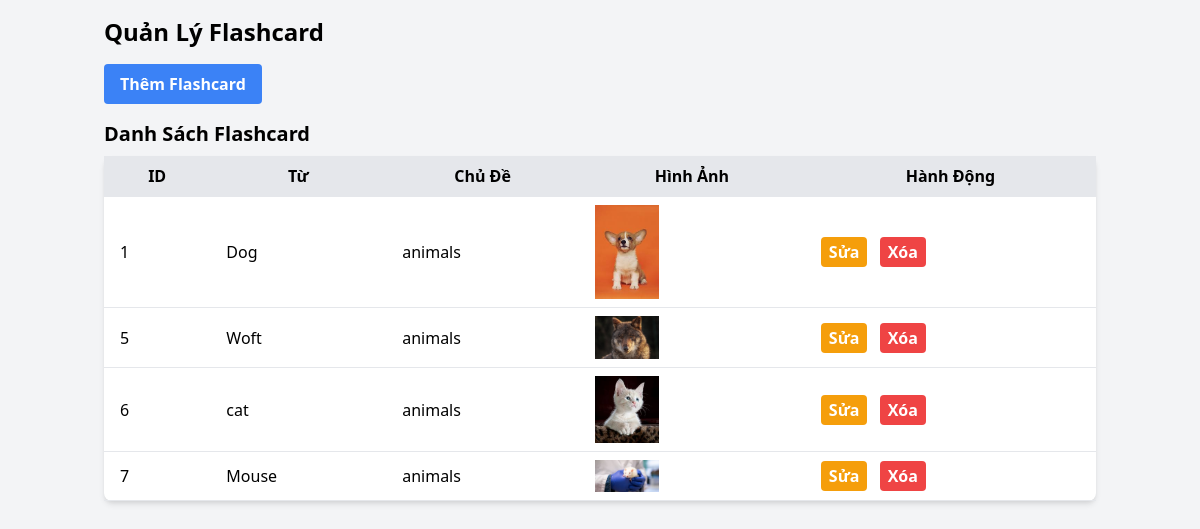
Page /admin/pages/form_flashcard_manager.php on the earlier database version.
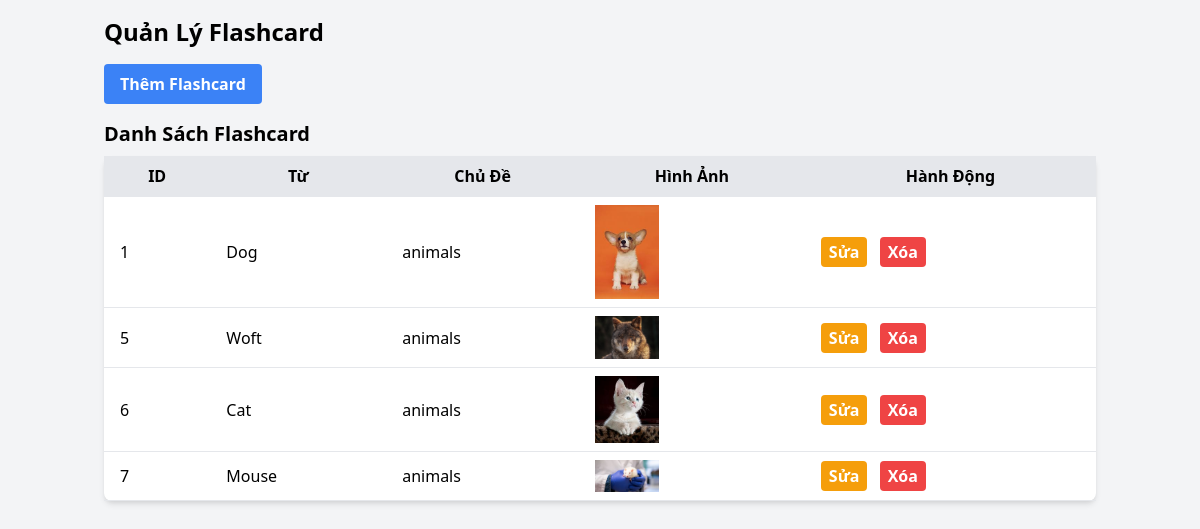
Same page on the later database version.
### tables this page shows
CREATE TABLE `flashcards` (
  `id` int(11) NOT NULL,
  `word` varchar(255) NOT NULL,
  `image` varchar(255) NOT NULL,
  `topic` varchar(255) NOT NULL
);

### admin/pages/form_flashcard_manager.php (the view, shortened to what this page needs)
<?php
include '../../config/conn.php';
$sql = "SELECT * FROM flashcards";
$result = $conn->query($sql);
$flashcards = [];
if ($result->num_rows > 0) {
    while ($row = $result->fetch_assoc()) {
        $flashcards[] = $row;
    }
}
?>
<!DOCTYPE html>
<html lang="vi">
<head>
    <link href="https://cdn.jsdelivr.net/npm/tailwindcss@2.2.19/dist/tailwind.min.css" rel="stylesheet">
</head>
<body class="bg-gray-100">
    <div class="container mx-auto p-4">
        <h1 class="text-2xl font-semibold mb-4">Quản Lý Flashcard</h1>
        <a href="../../admin/includes/logic/add_flashcard_manager.php" class="mb-4 inline-block">
            <button class="bg-blue-500 hover:bg-blue-700 text-white font-bold py-2 px-4 rounded">Thêm Flashcard</button>
        </a>
        <h2 class="text-xl font-semibold mb-2">Danh Sách Flashcard</h2>
        <table class="min-w-full bg-white rounded-lg shadow-md">
            <thead>
                <tr class="bg-gray-200">
                    <th class="py-2 px-4 border-b">ID</th>
                    <th class="py-2 px-4 border-b">Từ</th>
                    <th class="py-2 px-4 border-b">Chủ Đề</th>
                    <th class="py-2 px-4 border-b">Hình Ảnh</th>
                    <th class="py-2 px-4 border-b">Hành Động</th>
                </tr>
            </thead>
            <tbody>
                <?php foreach ($flashcards as $flashcard): ?>
                    <tr class="hover:bg-gray-100">
                        <td class="py-2 px-4 border-b"><?php echo htmlspecialchars($flashcard['id']); ?></td>
                        <td class="py-2 px-4 border-b"><?php echo htmlspecialchars($flashcard['word']); ?></td>
                        <td class="py-2 px-4 border-b"><?php echo htmlspecialchars($flashcard['topic']); ?></td>
                        <td class="py-2 px-4 border-b">
                            <?php
                            $imageSrc = '../../admin/assets/images/' . basename($flashcard['image']);
                            ?>
                            <img src="<?php echo htmlspecialchars($imageSrc); ?>" alt="Hình ảnh" class="w-16 h-auto">
                        </td>
                        <td class="py-2 px-4 border-b">
                            <a href="../../admin/includes/logic/edit_flashcard_manager.php?id=<?php echo $flashcard['id']; ?>" class="bg-yellow-500 hover:bg-yellow-700 text-white font-bold py-1 px-2 rounded mr-2">Sửa</a>
                            <a href="../../admin/includes/logic/delete_flashcard_manager.php?id=<?php echo $flashcard['id']; ?>" class="bg-red-500 hover:bg-red-700 text-white font-bold py-1 px-2 rounded" onclick="return confirm('Bạn có chắc chắn muốn xóa flashcard này không?');">Xóa</a>
                        </td>
                    </tr>
                <?php endforeach; ?>
            </tbody>
        </table>
    </div>
</body>
</html>

Differences in the rows shown:
changed flashcards id 6: word "cat" → "Cat"
